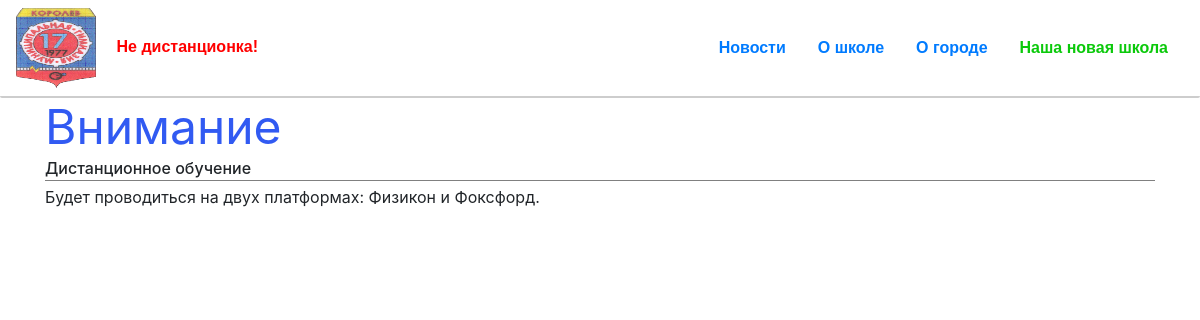
The page /news/article_5/ on the database its author committed.
### basics/models.py (models this page shows, shortened)
class Urgent(models.Model):
    text = models.CharField('Срочно', max_length=50)
    link = models.CharField('Ссылка', max_length=20, default=None)
    def __str__(self):
        return self.text

class News(models.Model):
    heading = models.CharField('Заголовок', max_length=100, blank=True)
    title = models.CharField('Название статьи', max_length=200)
    text = models.TextField('Текст')
    pub_date = models.DateField('Дата публикации')
    class Meta:
        verbose_name = 'Статья'
        verbose_name_plural = 'Статьи'

### basics/views.py (the view)
# urls.py: path('news/article_<int:pk>/', views.article, name='article'),
def article(request, pk):
    return render(request, 'basics/templates/blocks/article.html', {'article': News.objects.get(pk=pk)})

### basics/templatetags/announcement.py (called while the page is built)
@register.simple_tag
def get_announcement():
    try:
        return Urgent.objects.order_by('-id')[0]  # Последняя важная статья
    except:
        pass

### templates/basics/templates/blocks/article.html
{% extends 'basics/templates/base-pages.html' %}
{% block content %}
    <div class="container">
        <div class="heading">
            <span>{{ article.heading|safe }}</span>
        </div>
        <div class="title">
            <span>{{ article.title|safe }}</span>
        </div>
        <div class="text">
            <span>{{ article.text|safe }}</span>
        </div>
    </div>
{% endblock %}

### templates/basics/templates/blocks/head.html
{% load static %}
{% load announcement %}
<div class="head">
    <div class="navbar">
        <div class="logo">
            <a href="{% url 'index' %}"><img src="{% static 'basics/img/ico.png' %}" alt=""></a>
            {% get_announcement as announce %}
            <div class="urgent">
                <li class="nav-item"><a class="nav-link" style="color:red;" href="{% if announce != None %}article_{{ announce.link }}{% endif %}">{% if announce != None %}{{ announce }}{% endif %}</a></li>
            </div>
        </div>
        <div class="nav">
            <li class="nav-item"><a class="nav-link" href="{% url 'news' %}">Новости</a></li>
            <li class="nav-item"><a class="nav-link" href="{% url 'about' %}">О школе</a></li>
            <li class="nav-item"><a class="nav-link" href="">О городе</a></li>
            <li class="nav-item"><a class="nav-link" href="" style="color:#0bc90b;">Наша новая школа</a></li>
        </div>
    </div>
</div>

### templates/basics/css/article_preview.css (style rules this page uses)
.title { border-bottom: 1px solid gray; font-weight: 500; }
.text { padding-top: 4px; }

### templates/basics/css/article.css (style rules this page uses)
.heading { font-size: 48px; line-height: 58px; color: #315AF2; }

### templates/basics/css/news.css (style rules this page uses)
a { text-decoration: none; }

### templates/basics/css/head.css (style rules this page uses)
.head { border-bottom: 2px solid #CDCDCD; border-radius: 2px; }
.navbar { display: flex; justify-content: space-between; }
.logo img { width: 80px; height: 80px; }
.urgent { display: inline-block; list-style: none; color: red; }
.nav-item { font: 500 14px/80px "Rubik", sans-serif; font-style: normal; font-weight: bold; font-size: 16px; line-height: 20px; }

### rows shown on the page
Urgent: text "Не дистанционка!"
News: heading "Внимание", title "Дистанционное обучение", text "Будет проводиться на двух платформах: Физикон и Фоксфорд."
